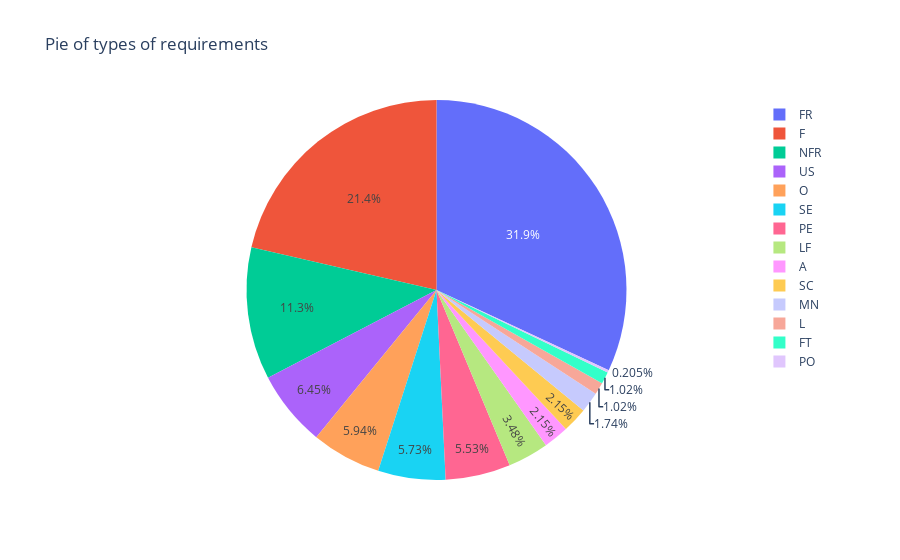

Source (notebook cell):
### Code cell
import plotly.express as px

# draw a pie chart of the different sentiments of the posts
fig = px.pie(df, names='Type', title ='Pie of types of requirements')
fig.show()

### Figure 1 — Plotly figure (JSON) as saved in the notebook; plotly's stock layout.template omitted (floating-point values rounded to 4 significant figures; data arrays with more than 128 entries replaced by an {"elided": "..."} marker saying what was removed)
{"data": [{"domain": {"x": [0.0, 1.0], "y": [0.0, 1.0]}, "hovertemplate": "Type=%{label}<extra></extra>", "labels": {"elided": "977 str values"}, "legendgroup": "", "name": "", "showlegend": true, "type": "pie"}], "layout": {"legend": {"tracegroupgap": 0}, "title": {"text": "Pie of types of requirements"}}}
